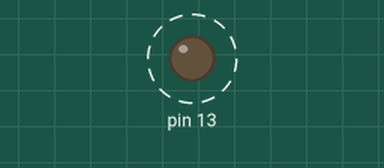
Bench run of a sketch on a simulated Arduino Uno, built with avr-gcc and run on an emulated ATmega328P. On the bench: output pins drawn as LEDs (lit = HIGH). Dashed ring = blinking. What the sketch prints to the serial monitor is not drawn.

Above: at 0.05 s.
Timing chart, 0 to 3.0 s (numbered marks = the images above):
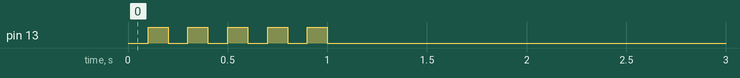

Measured:
- by itself, pin 13: alternates HIGH for 0.10 s and LOW for 0.10 s, 10 changes in all, then stays LOW

The sketch:

millis.ino
```cpp
// expect: toggles=10
// run-ms: 1100
unsigned long last = 0;
int toggles = 0;
void setup() { Serial.begin(9600); pinMode(13, OUTPUT); }
void loop() {
  if (millis() - last >= 100 && toggles < 10) {
    last = millis();
    digitalWrite(13, !digitalRead(13));
    if (++toggles == 10) { Serial.print("toggles="); Serial.println(toggles); }
  }
}
```
